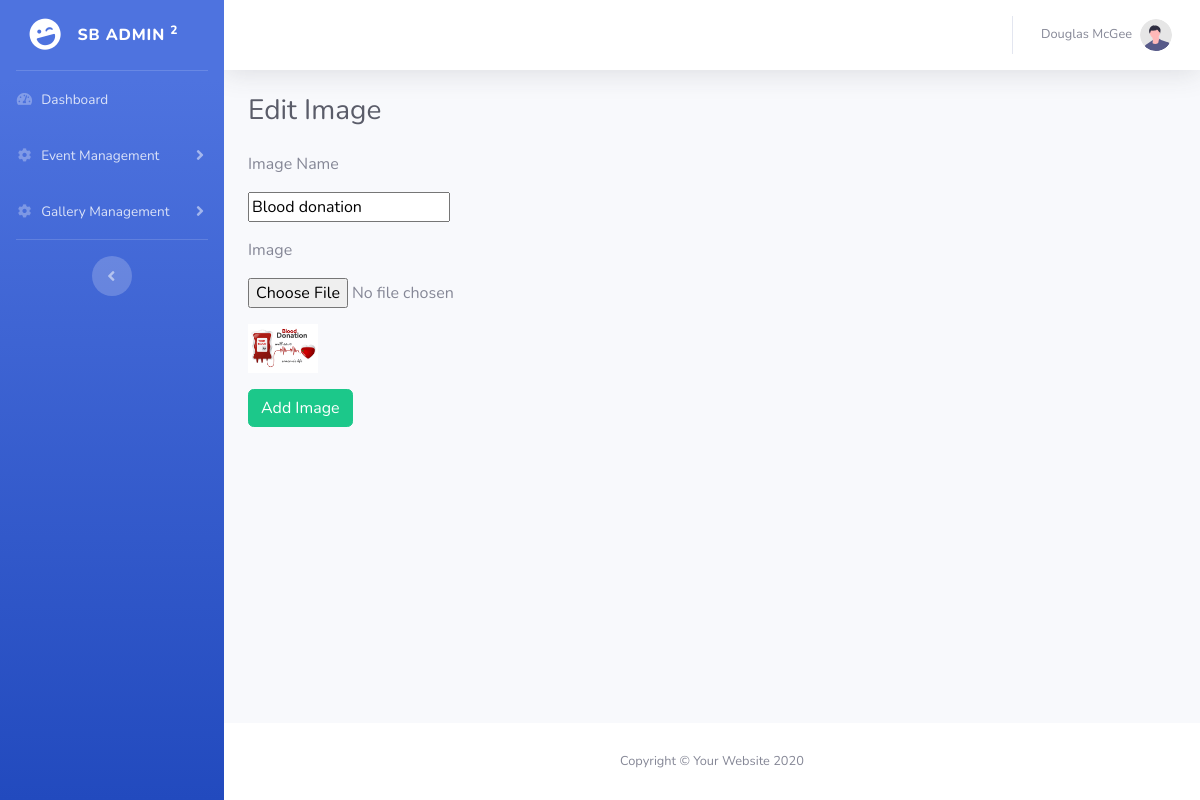
Page /admin/edit_gallery.php?id=3 (signed in) on the committed database.
### tables this page shows
CREATE TABLE `gallery` (
  `image_id` int(11) NOT NULL,
  `title` varchar(500) NOT NULL,
  `image` varchar(500) NOT NULL
);

### admin/edit_gallery.php (the view, shortened to what this page needs)
<?php
include("inc/db.php");
?>
<!DOCTYPE html>
<html lang="en">
<head>
    <link href="vendor/fontawesome-free/css/all.min.css" rel="stylesheet" type="text/css">
    <link href="css/sb-admin-2.min.css" rel="stylesheet">
</head>
<body id="page-top">
    <div id="wrapper">
        <?php include("inc/menu.php"); ?>
        <div id="content-wrapper" class="d-flex flex-column">
            <div id="content">
               <?php include("inc/top.php"); ?>
                <div class="container-fluid">
                    <h1 class="h3 mb-4 text-gray-800">Edit Image</h1>
                    <?php
                    $eid=$_GET['id'];
                    $sel="SELECT * FROM gallery WHERE image_id='$eid'";
                        $rs=$con->query($sel);
                        $row=$rs->fetch_assoc();
                        ?>
                    <form action="upd_gallery.php" method="post" enctype="multipart/form-data"  >
                    <p>Image Name</p>
                        <p><input type="text" name="title" value="<?php echo $row['title'];?>" /></p>
                        <p>Image</p>
                        <p><input type="file" name="gimg" /></p>
                        <p><img style="width:70px" src="../gallery/<?php echo $row['image']; ?>"/></p>
                        <p><input type="submit" name="save" value="Add Image" class="btn btn-success" /></p>
                      </form>
                </div>
            </div>
           <?php  include("inc/footer.php"); ?>
        </div>
    </div>
</body>
</html>

### rows in the picture
gallery: title "Blood donation", image (picture)
